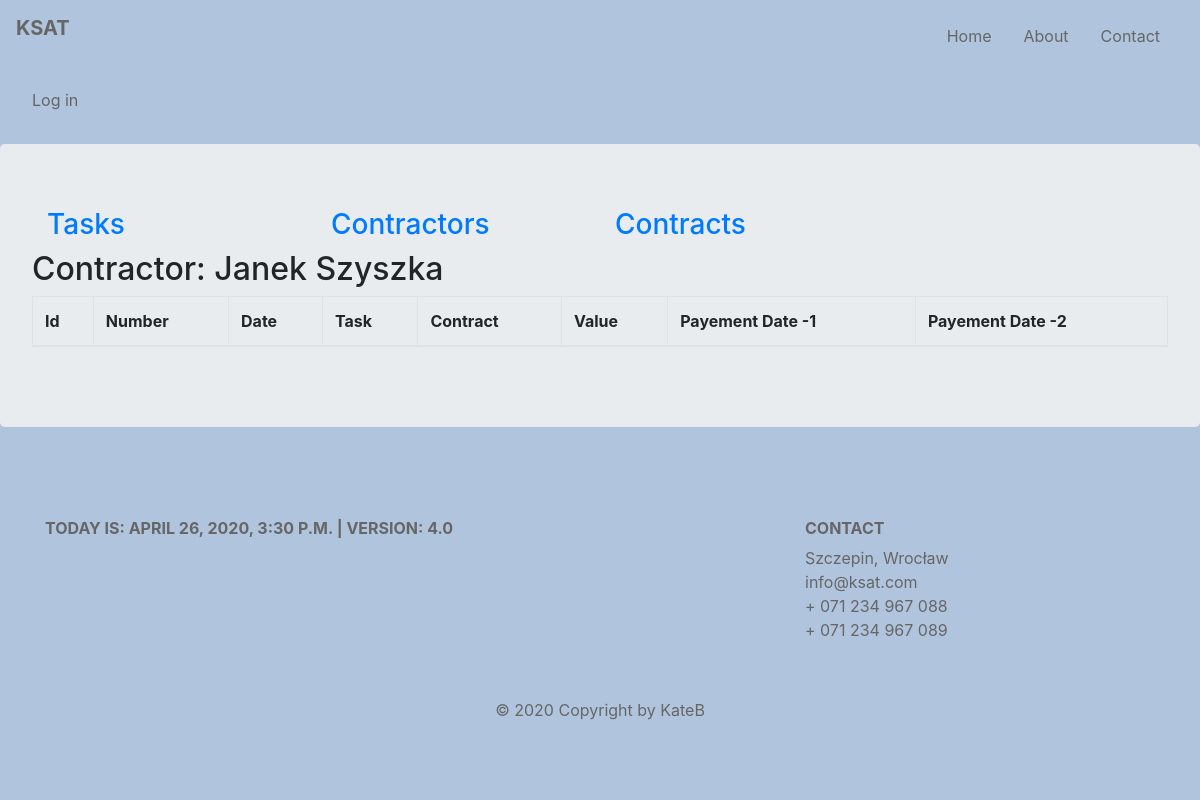
The page /ksat/documents/conractor/Janek-Szyszka/docs on the database as committed earlier.
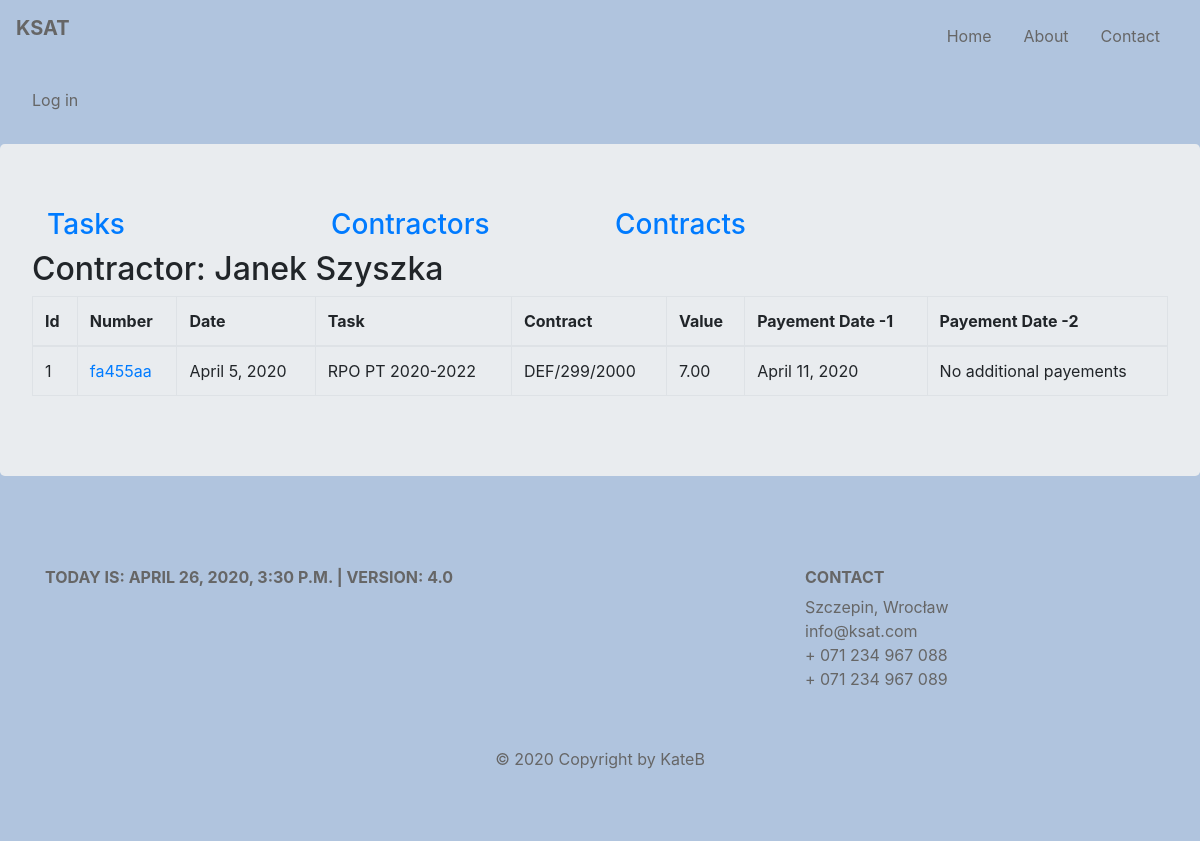
The same page on the database as committed later.
### budget/models.py (models this page shows, shortened)
class FinancialDocument(models.Model):
    contract = models.ForeignKey(Contract, on_delete=models.CASCADE, related_name='fds', related_query_name='fd')
    contractor = models.ForeignKey(Contractor, default=None, on_delete=models.CASCADE, related_name='fds',
                                   related_query_name='fd')
    number = models.CharField(max_length=64, default=None)
    date = models.DateField()
    payment_date1 = models.DateField(blank=True, null=True)
    payment_date2 = models.DateField(blank=True, null=True)
    article = models.ManyToManyField(Articles, through='FinDocumentArticle')
    slug = models.SlugField(max_length=200, unique=True, null=True, default=None)
    def get_absolute_url(self):
        return reverse('budget:findoc_details', kwargs={'findoc_slug': self.slug})
    def fin_doc_value(self):
        value = FinDocumentArticle.objects.filter(fin_doc=self).aggregate(total=Sum('value'))['total']
        if value:
            return round(value, 2)
        return 0
    class Meta:
        default_related_name = 'fds'
        verbose_name = 'finacial_doc'

class Contract(models.Model):
    number = models.CharField(max_length=128, unique=True)
    date = models.DateField()
    task = models.ForeignKey(Task, on_delete=models.CASCADE, related_name='contracts', related_query_name='contract')
    contractor = models.ForeignKey(Contractor, default=None, on_delete=models.CASCADE, related_name='contracts',
                                   related_query_name='contract')
    article = models.ManyToManyField(Articles, through='ContractArticle')
    slug = AutoSlugField(null=True, default=None, unique=True, populate_from='number')
    class Meta:
        default_related_name = 'contract'
        ordering = ('number', 'contractor')
        verbose_name = 'contract'

class Task(models.Model):
    title = models.CharField(max_length=128, unique=True)
    description = models.CharField(max_length=256)
    unit = models.SmallIntegerField()
    section = models.SmallIntegerField()
    article = models.ManyToManyField(Articles, through='TaskArticles')
    slug = AutoSlugField(null=True, default=None, unique=True, populate_from='title')

### budget/views.py (the view)
# urls.py: path('documents/conractor/<slug:contractor_slug>/docs', views.FinancialDocContractorView.as_view(), name ='contractor-findocs'),
class FinancialDocContractorView(ListView):
    model = FinancialDocument
    template_name = 'budget/contractor_findocs.html'
    context_object_name = 'findocs'
    def get_queryset(self):
        contractor = Contractor.objects.get(slug=self.kwargs.get('contractor_slug'))
        fin_docs = FinancialDocument.objects.filter(contractor=contractor).order_by('contract', 'contract__task')
        return fin_docs
    def get_context_data(self, **kwargs):
        ctx = super().get_context_data(**kwargs)
        ctx['contractor'] = Contractor.objects.get(slug=self.kwargs.get('contractor_slug'))
        return ctx

### budget/models.py (called while the page is built)
    def __str__(self):
        return f'{self.name} {self.last_name}'

### budget/my_context_processor.py (called while the page is built)
def cp(request):
    ctx = {
        "now": django.utils.timezone.now(),
        "version": "4.0"
    }
    return ctx

def recaptcha_site_key(request):
    return {'RECAPTCHA_SITE_KEY': settings.RECAPTCHA_SITE_KEY}

### budget/templates/budget/contractor_findocs.html (shortened to what this page needs)
{% extends 'base.html' %}
{% block content %}
    {{ block.super }}
    <h2>Contractor: {{ contractor }}</h2>
        <table class="table table-bordered">
            <thead>
            <tr>
                <th scope="col">Id</th>
                <th scope="col">Number</th>
                <th scope="col">Date</th>
                <th scope="col">Task</th>
                <th scope="col">Contract</th>
                <th scope="col">Value</th>
                <th scope="col">Payement Date -1</th>
                <th scope="col">Payement Date -2</th>
            </tr>
            </thead>
            <tbody>
            {% for findoc in findocs %}
                <tr>
                    <td>{{ forloop.counter }}</td>
                    <td><a href="{{ findoc.get_absolute_url }}">{{ findoc.number }}</a></td>
                    <td>{{ findoc.date }}</td>
                    <td>{{ findoc.contract.task.title }}</td>
                    <td>{{ findoc.contract.number }} </td>
                    <td>{{ findoc.fin_doc_value }}</td>
                    <td>{{ findoc.payment_date1 }}</td>
                    <td>{% if findoc.payment_date2 %}{{ findoc.payment_date2 }}{% else %} No additional payements {% endif %}</td>
                </tr>
            {% endfor %}
            </tbody>
        </table>
{% endblock %}

Rows that differ between the two databases and show on the page:
added FinancialDocument: number "fa455aa", date "April 5, 2020", contract.task "RPO PT 2020-2022", contract.number "DEF/299/2000", fin_doc_value "7.00", payment_date1 "April 11, 2020", shows "No additional payements"
